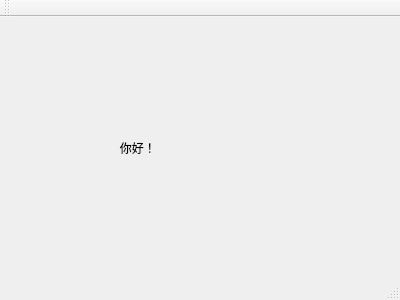
<?xml version="1.0" encoding="UTF-8"?>
<ui version="4.0">
 <class>MainWindow</class>
 <widget class="QMainWindow" name="MainWindow">
  <property name="geometry">
   <rect>
    <x>0</x>
    <y>0</y>
    <width>400</width>
    <height>300</height>
   </rect>
  </property>
  <property name="windowTitle">
   <string>MainWindow</string>
  </property>
  <widget class="QWidget" name="centralWidget">
   <widget class="QLabel" name="label">
    <property name="geometry">
     <rect>
      <x>100</x>
      <y>100</y>
      <width>151</width>
      <height>61</height>
     </rect>
    </property>
    <property name="text">
     <string>      你好！ </string>
    </property>
   </widget>
  </widget>
  <widget class="QMenuBar" name="menuBar">
   <property name="geometry">
    <rect>
     <x>0</x>
     <y>0</y>
     <width>400</width>
     <height>19</height>
    </rect>
   </property>
  </widget>
  <widget class="QToolBar" name="mainToolBar">
   <attribute name="toolBarArea">
    <enum>TopToolBarArea</enum>
   </attribute>
   <attribute name="toolBarBreak">
    <bool>false</bool>
   </attribute>
  </widget>
  <widget class="QStatusBar" name="statusBar"/>
 </widget>
 <layoutdefault spacing="6" margin="11"/>
 <resources/>
 <connections/>
</ui>
